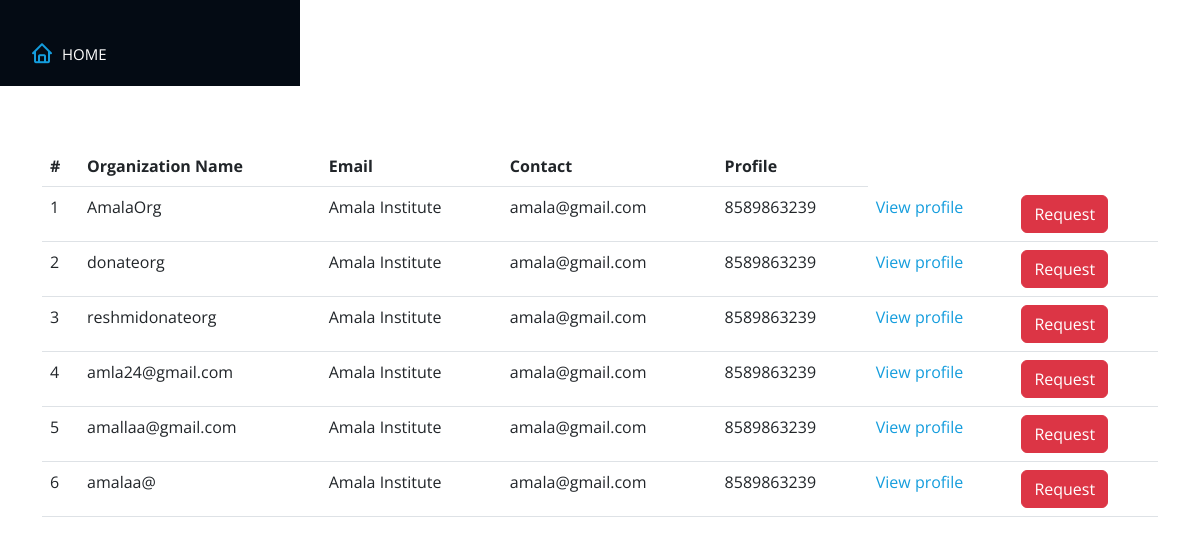
Before: /qorg with the older database file.
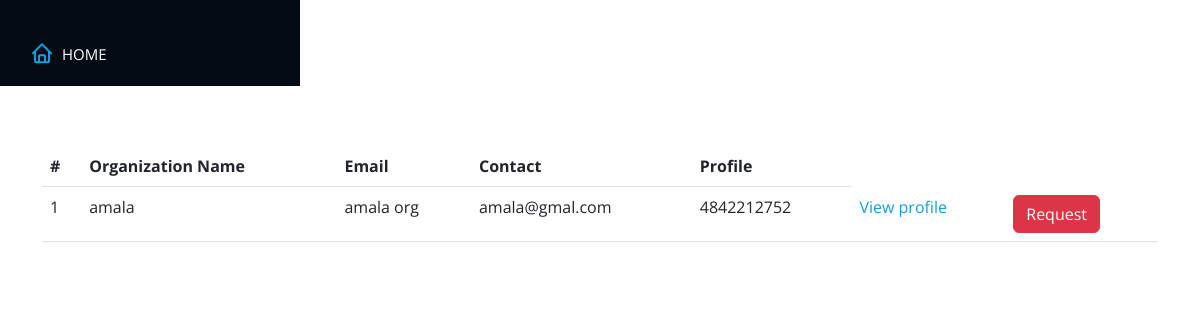
After: the same page with the newer database file.
### home/models.py (models this page shows)
class Odetail(models.Model):
    username=models.CharField(max_length=20)
    ofname=models.CharField(max_length=20)
    oemail=models.EmailField()
    omobno=models.IntegerField()
    oaddress=models.CharField(max_length=30)
    oimage=models.ImageField(upload_to='pictures')

### home/views.py (the view)
# urls.py: path('qorg',views.qorg, name='qorg'),
def qorg(request):
    up=Odetail.objects.all()
    return render(request,'qorg.html',{'up':up})

### home/templates/qorg.html (shortened to what this page needs)
{% load static %}
<!DOCTYPE html>
<html lang="en">
<head>
  <link href="{% static '/vendor/bootstrap/css/bootstrap.min.css' %}" rel="stylesheet">
  <link href="{% static '/vendor/bootstrap-icons/bootstrap-icons.css' %}" rel="stylesheet">
  <link href="{% static '/vendor/boxicons/css/boxicons.min.css' %}" rel="stylesheet">
  <link href="{% static  '/vendor/glightbox/css/glightbox.min.css' %}" rel="stylesheet">
  <link href="{% static '/vendor/swiper/swiper-bundle.min.css' %}" rel="stylesheet">
  <link href="{% static '/vendor/bootstrap/css/bootstrap.min.css' %}" rel="stylesheet">
</head>
<body>
  {% load static %}
  <header id="header">
    <div class="d-flex flex-column">
      <nav id="navbar" class="nav-menu navbar">
        <ul>
          <li><a href="/qdashboard" class="nav-link scrollto active"><i class="bx bx-home"></i> <span>HOME</span></a></li>
    </div>
  </header>
  <section id="about" class="about">
    <div class="container">
        <div class="table-responsive">
            <table class="table table-hover">
              <thead>
                <tr>
                  <th>#</th>
                  <th>Organization Name</th>
                  <th>Email</th>
                  <th>Contact</th>
                  <th>Profile</th>
              </tr>
          </thead>
          <tbody>
            {% for user in up %}
            <tr>
              <td>{{forloop.counter}}</td>
              <td>{{user.username}}</td>
                <td>{{user.ofname}}</td>
                <td>{{user.oemail}}</td>
                <td>{{user.omobno}}</td>
                <td><a href="/orgsearch/{{user.username}}">View profile</a></td>
                     <td> <a href="#"><button type="submit" class="btn btn-danger">Request</button></a>
              </td>
               </tr>
          {% endfor %}
      </tbody>
  </table>
  {% load static %}
  {% load static %}
</body>
</html>

Changed rows visible on the page:
removed Odetail: username "AmalaOrg", ofname "Amala Institute", oemail "amala@gmail.com", omobno "8589863239"
removed Odetail: username "donateorg", ofname "Amala Institute", oemail "amala@gmail.com", omobno "8589863239"
removed Odetail: username "reshmidonateorg", ofname "Amala Institute", oemail "amala@gmail.com", omobno "8589863239"
removed Odetail: username "amla24@gmail.com", ofname "Amala Institute", oemail "amala@gmail.com", omobno "8589863239"
removed Odetail: username "amallaa@gmail.com", ofname "Amala Institute", oemail "amala@gmail.com", omobno "8589863239"
removed Odetail: username "amalaa@", ofname "Amala Institute", oemail "amala@gmail.com", omobno "8589863239"
added Odetail: username "amala", ofname "amala org", oemail "amala@gmal.com", omobno "4842212752"
